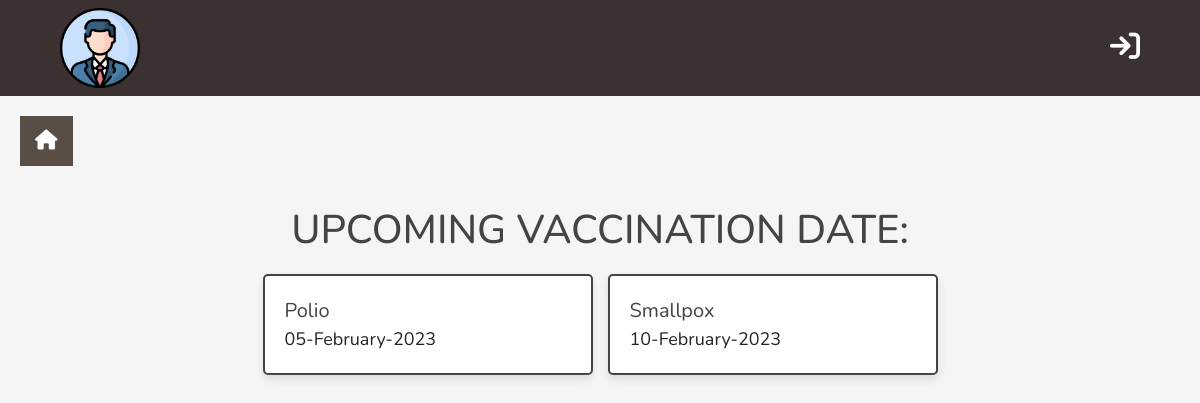
Screenshot of /admin_panel/Date_of_vaccination.php with the database file from the repository.
### tables this page shows
CREATE TABLE `dateofvaccination` (
  `ID` int(11) NOT NULL,
  `name` varchar(100) NOT NULL,
  `date` varchar(100) NOT NULL
);

### admin_panel/Date_of_vaccination.php (the view, shortened to what this page needs)
<!DOCTYPE html>
<html lang="en">
<head>
   <link rel="stylesheet" href="https://cdn.jsdelivr.net/npm/bootstrap@4.0.0/dist/css/bootstrap.min.css">
        <link rel="stylesheet" href="https://cdnjs.cloudflare.com/ajax/libs/font-awesome/4.7.0/css/font-awesome.min.css">
       <link rel="stylesheet" href="./assets/css/style.css"></link>
   <link rel="stylesheet" href="https://cdnjs.cloudflare.com/ajax/libs/font-awesome/6.1.1/css/all.min.css">
   <link rel="stylesheet" href="./assets/css/admin_style.css">
</head>
<body>
<?php   include "./adminHeader.php";
 include "./sidebar.php";
?>
<section class="show-products">
   <h1 class="heading">Upcoming Vaccination date:</h1>
   <div class="box-container">
   <?php
   $sql="SELECT * from dateofvaccination ";
   $result=$conn-> query($sql);
      if($result-> num_rows > 0){
         while($fetch_date = $result->fetch_assoc()){
   ?>
   <div class="box">
      <div class="name"><?= $fetch_date['name']; ?></div>
      <div class="date"><span><?= $fetch_date['date']; ?></span></div>
   </div>
   <?php
         }
      }else{
         echo '<p class="empty">No Date of vaccinations yet..!</p>';
      }
   ?>
   </div>
</section>
   </body>
   </html>

### admin_panel/assets/css/style.css (style rules this page uses)
* { margin: 0; padding: 0; font-family: 'Work Sans', sans-serif; font-size: 18px; }
.box { position: relative; background-color: #000; }

### admin_panel/assets/css/admin_style.css (style rules this page uses)
:root { --main-color:#2980b9; --orange:#f39c12; --red:#e74c3c; --black:#444; --white:#fff; --light-color:#777; --light-bg:#f5f5f5; --border:.2rem solid var(--black); --box-shadow:0 .5rem 1rem rgba(0,0,0,.1); }
* { font-family: 'Nunito', sans-serif; margin:0; padding:0; box-sizing: border-box; outline: none; border:none; text-decoration: none; }
html { font-size: 62.5%; overflow-x: hidden; }
body { background-color: var(--light-bg); }
section { padding:2rem; max-width: 1200px; margin:0 auto; }
.heading { font-size: 4rem; color:var(--black); margin-bottom: 2rem; text-align: center; text-transform: uppercase; }
.show-products .box-container { display: grid; grid-template-columns: repeat(auto-fit, 33rem); gap:1.5rem; justify-content: center; align-items: flex-start; }
.show-products .box-container .box { background-color: var(--white); box-shadow: var(--box-shadow); border-radius: .5rem; border:var(--border); padding:2rem; }
.show-products .box-container .box .name { font-size: 2rem; color:var(--black); }

### rows the page displays
dateofvaccination: name "Polio", date "05-February-2023"
dateofvaccination: name "Smallpox", date "10-February-2023"
